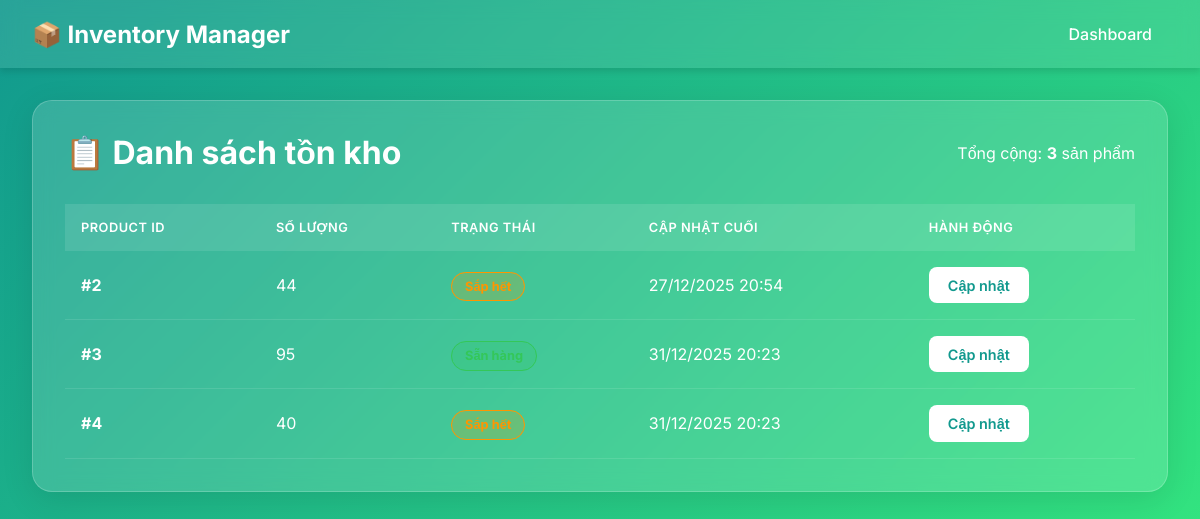
The app's page /, older data.
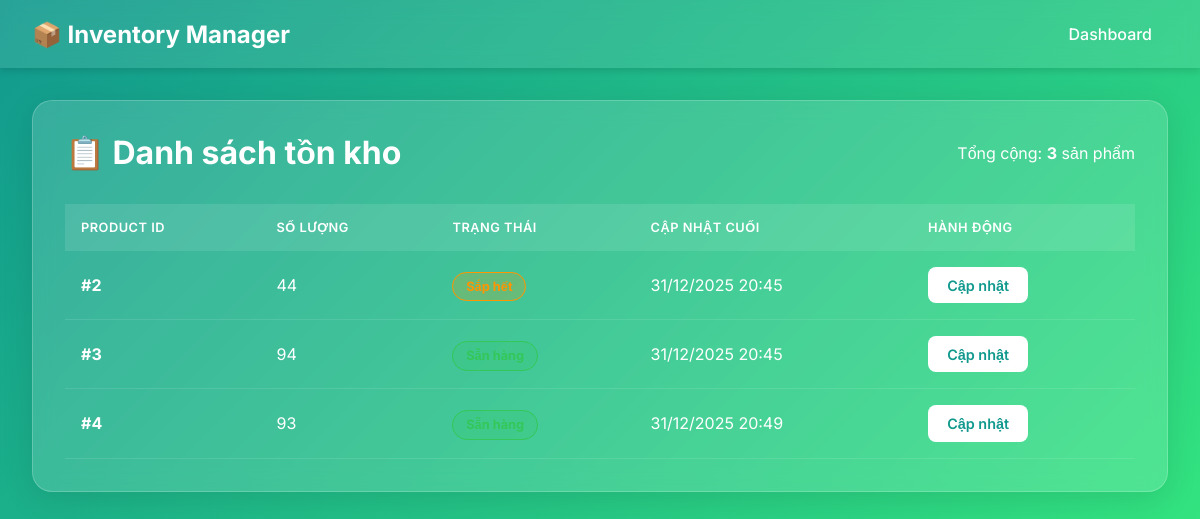
The same page, newer data.
### inventory/models.py (models this page shows, shortened)
class Inventory(models.Model):
    product_id = models.IntegerField(unique=True, verbose_name='Product ID')
    quantity = models.PositiveIntegerField(
        default=0,
        validators=[MinValueValidator(0)],
        verbose_name='Quantity'
    )
    created_at = models.DateTimeField(auto_now_add=True, verbose_name='Created At')
    updated_at = models.DateTimeField(auto_now=True, verbose_name='Updated At')
    class Meta:
        verbose_name = 'Inventory'
        verbose_name_plural = 'Inventories'
        ordering = ['product_id']

### inventory/views.py (the view)
# urls.py: path('', InventoryDashboardView.as_view(), name='inventory_dashboard'),
class InventoryDashboardView(View):
    def get(self, request):
        inventories = Inventory.objects.all()
        return render(request, 'dashboard.html', {'inventories': inventories})

### templates/dashboard.html (shortened to what this page needs)
{% extends 'base.html' %}
{% block content %}
<div class="card">
    <div class="header-section">
        <h1 class="title">📋 Danh sách tồn kho</h1>
        <div class="stats">
            Tổng cộng: <strong>{{ inventories|length }}</strong> sản phẩm
        </div>
    </div>
    <table>
        <thead>
            <tr>
                <th>Product ID</th>
                <th>Số lượng</th>
                <th>Trạng thái</th>
                <th>Cập nhật cuối</th>
                <th>Hành động</th>
            </tr>
        </thead>
        <tbody>
            {% for item in inventories %}
            <tr>
                <td><strong>#{{ item.product_id }}</strong></td>
                <td>{{ item.quantity }}</td>
                <td>
                    {% if item.quantity > 50 %}
                    <span class="badge badge-success">Sẵn hàng</span>
                    {% elif item.quantity > 0 %}
                    <span class="badge badge-warning">Sắp hết</span>
                    {% else %}
                    <span class="badge badge-danger">Hết hàng</span>
                    {% endif %}
                </td>
                <td>{{ item.updated_at|date:"d/m/Y H:i" }}</td>
                <td>
                    <a href="{% url 'inventory_update_page' item.product_id %}" class="btn btn-primary">
                        Cập nhật
                    </a>
                </td>
            </tr>
            {% empty %}
            <tr>
                <td colspan="5" style="text-align: center; padding: 3rem;">
                    Chưa có dữ liệu tồn kho.
                </td>
            </tr>
            {% endfor %}
        </tbody>
    </table>
</div>
{% endblock %}

Row changes from the older to the newer data that the page shows:
changed Inventory (number 1 of 3 on the later page): updated_at "27/12/2025 20:54" → "31/12/2025 20:45"
changed Inventory (number 2 of 3 on the later page): quantity "95" → "94"; updated_at "31/12/2025 20:23" → "31/12/2025 20:45"
changed Inventory (number 3 of 3 on the later page): quantity "40" → "93"; updated_at "31/12/2025 20:23" → "31/12/2025 20:49"
